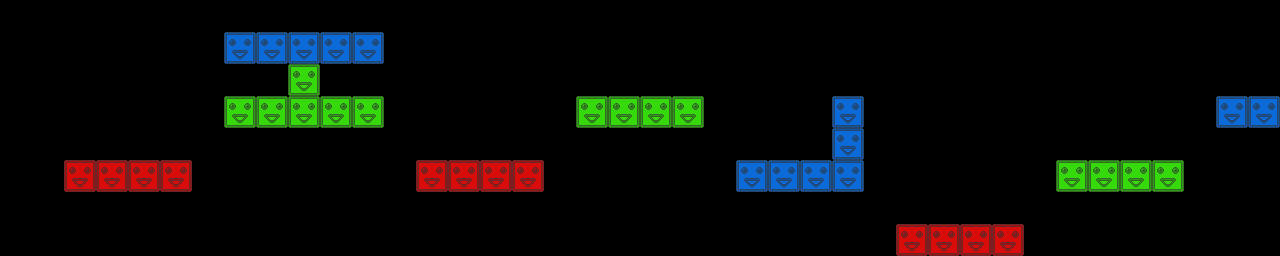

Rendered tile map (Tiled .tmx) drawn with the repository's tilesets; below, a short description and the map source with its tile grids summarised:
An orthogonal 40x8 tile map with 32x32 px tiles, 3 tile layers (red, green, blue) and 12 objects.

<map version="1.0" orientation="orthogonal" renderorder="right-down" width="40" height="8" tilewidth="32" tileheight="32">
 <tileset firstgid="1" name="blocks" tilewidth="32" tileheight="32">
  <image source="blocks.png" width="96" height="32" />
 </tileset>
 <layer name="red" width="40" height="8">
  <data>[320 cells, 12 non-empty, 1 distinct tile ids]</data>
 </layer>
 <layer name="green" width="40" height="8">
  <data>[320 cells, 14 non-empty, 1 distinct tile ids]</data>
 </layer>
 <layer name="blue" width="40" height="8">
  <data>[320 cells, 13 non-empty, 1 distinct tile ids]</data>
 </layer>
 <objectgroup name="crystals">
  <object x="176" y="137">
   <ellipse />
  </object>
  <object x="369" y="55">
   <ellipse />
  </object>
  <object x="498" y="118">
   <ellipse />
  </object>
  <object x="688" y="74">
   <ellipse />
  </object>
  <object x="799" y="125">
   <ellipse />
  </object>
  <object x="1122" y="129">
   <ellipse />
  </object>
  <object x="1257" y="67">
   <ellipse />
  </object>
 </objectgroup>
 <objectgroup name="spikes">
  <object x="465" y="145">
   <ellipse />
  </object>
  <object x="273" y="83">
   <ellipse />
  </object>
  <object x="748" y="92">
   <ellipse />
  </object>
  <object x="952" y="162">
   <ellipse />
  </object>
  <object x="913" y="205">
   <ellipse />
  </object>
 </objectgroup>
</map>
